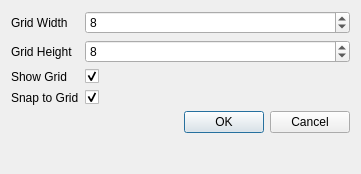
<?xml version="1.0" encoding="UTF-8"?>
<ui version="4.0">
 <class>editorSettingsDialog</class>
 <widget class="QDialog" name="editorSettingsDialog">
  <property name="geometry">
   <rect>
    <x>0</x>
    <y>0</y>
    <width>361</width>
    <height>174</height>
   </rect>
  </property>
  <property name="windowTitle">
   <string>Dialog</string>
  </property>
  <layout class="QFormLayout" name="formLayout">
   <item row="0" column="0">
    <widget class="QLabel" name="label">
     <property name="text">
      <string>Grid Width</string>
     </property>
    </widget>
   </item>
   <item row="0" column="1">
    <widget class="QSpinBox" name="sbGridWidth">
     <property name="maximum">
      <number>250</number>
     </property>
     <property name="value">
      <number>8</number>
     </property>
    </widget>
   </item>
   <item row="1" column="0">
    <widget class="QLabel" name="label_2">
     <property name="text">
      <string>Grid Height</string>
     </property>
    </widget>
   </item>
   <item row="1" column="1">
    <widget class="QSpinBox" name="sbGridHeight">
     <property name="maximum">
      <number>250</number>
     </property>
     <property name="value">
      <number>8</number>
     </property>
    </widget>
   </item>
   <item row="2" column="0">
    <widget class="QLabel" name="label_3">
     <property name="text">
      <string>Show Grid</string>
     </property>
    </widget>
   </item>
   <item row="2" column="1">
    <widget class="QCheckBox" name="cbShowGrid">
     <property name="text">
      <string/>
     </property>
     <property name="checked">
      <bool>true</bool>
     </property>
    </widget>
   </item>
   <item row="3" column="0">
    <widget class="QLabel" name="label_4">
     <property name="text">
      <string>Snap to Grid</string>
     </property>
    </widget>
   </item>
   <item row="3" column="1">
    <widget class="QCheckBox" name="cbSnapGrid">
     <property name="text">
      <string/>
     </property>
     <property name="checked">
      <bool>true</bool>
     </property>
    </widget>
   </item>
   <item row="4" column="0" colspan="2">
    <widget class="QDialogButtonBox" name="buttonBox">
     <property name="orientation">
      <enum>Qt::Orientation::Horizontal</enum>
     </property>
     <property name="standardButtons">
      <set>QDialogButtonBox::StandardButton::Cancel|QDialogButtonBox::StandardButton::Ok</set>
     </property>
    </widget>
   </item>
  </layout>
 </widget>
 <resources/>
 <connections>
  <connection>
   <sender>buttonBox</sender>
   <signal>accepted()</signal>
   <receiver>editorSettingsDialog</receiver>
   <slot>accept()</slot>
   <hints>
    <hint type="sourcelabel">
     <x>248</x>
     <y>254</y>
    </hint>
    <hint type="destinationlabel">
     <x>157</x>
     <y>274</y>
    </hint>
   </hints>
  </connection>
  <connection>
   <sender>buttonBox</sender>
   <signal>rejected()</signal>
   <receiver>editorSettingsDialog</receiver>
   <slot>reject()</slot>
   <hints>
    <hint type="sourcelabel">
     <x>316</x>
     <y>260</y>
    </hint>
    <hint type="destinationlabel">
     <x>286</x>
     <y>274</y>
    </hint>
   </hints>
  </connection>
 </connections>
</ui>
